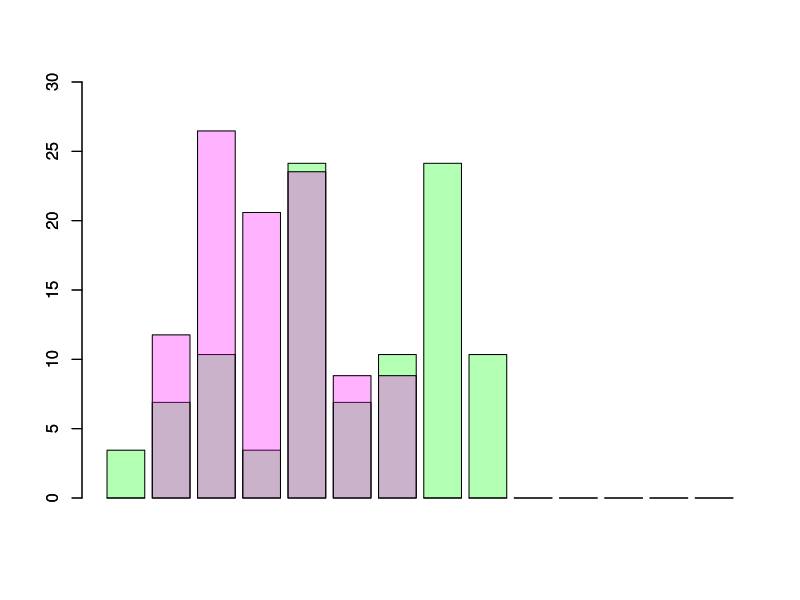

The R script that drew this image:
#!/usr/bin/env r

day <- 1:14
fd.ctl <- c( 1, 2, 3, 1, 7, 2, 3, 7, 3, 0, 0, 0, 0, 0 )
fd.dlt <- c( 0, 4, 9, 7, 8, 3, 3, 0, 0, 0, 0, 0, 0, 0 )

ctl <- rep( day, fd.ctl )
dlt <- rep( day, fd.dlt )

length(ctl) # n=29
length(dlt) # n=34

summary(ctl)
summary(dlt)

# Figure 1c
# pdf("~/Downloads/figure_1c.pdf")
barplot(100*fd.ctl/length(ctl), col="#00FF004C", ylim=c(0,30))
barplot(100*fd.dlt/length(dlt), col="#FF00FF4C", add = TRUE)
# dev.off()
